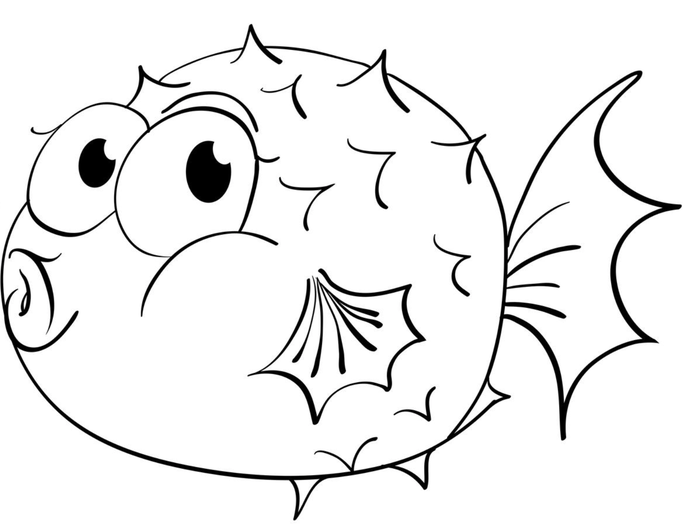
#> input picture resources/generatedAnimals/originalDoodle/fish.png, 692 x 529 px, shrunk from 1530 x 1168 before the run; its folder holds 4 pictures in this run
$ jupyter execute animalShapes.ipynb
#> lines starting #> are read from the running program, lines starting #| are printed output that depends on the picture; after the words box and inside, x2 and y2 are one past the last pixel; in counts of white or black regions, pixels touching at a corner belong together
### helperFunctions.py
import numpy as np
from functools import reduce, partial
from mpmath import mp
from mpmath import pi as Pi
from mpmath import sin as Sin
from mpmath import asin as Asin
from mpmath import sqrt as Sqrt
from multiprocessing import Pool

import datetime


dyadicMap = lambda x : (2 * x) % 1

# --------------------------------------
tau = 12
# --------------------------------------


# --------------------------------------
# convert between binary / decimal basis
# --------------------------------------
def decimalToBinary(decimalInitial, targetBinaryPrecision = tau):
    return reduce(lambda acc, _: [dyadicMap(acc[0]), acc[1] + ('0' if acc[0] < 0.5 else '1')],
                  range(targetBinaryPrecision),
                  [decimalInitial, ''])[1]

# [4 lines left out: function binaryToDecimal, not called in this run]


def binaryReducer(val):
    return int(val[1]) / mp.power(2, (val[0] + 1))

def binaryToDecFaster(binaryInitial):

    with Pool(8) as p:
        tt = p.map(binaryReducer, enumerate(binaryInitial))

    res = mp.mpf(0)
    for _ in tt:
        res += _

    return res
# --------------------------------------

# --------------------------------------
phiInv                 = lambda z: np.arcsin(np.sqrt(z)) / (2.0 * np.pi)
decimalToBinary_phiInv = lambda z: decimalToBinary(phiInv(z))
phi                    = lambda theta: Sin(theta * Pi * 2.0) ** 2
# --------------------------------------

# --------------------------------------
# decoding functions
# --------------------------------------

def dyadicDecoder(decimalInitial, k):
    return (2 ** (k * tau) * decimalInitial) % 1

def logisticDecoder(decimalInitial, k):
    return float(Sin(2 ** (k * tau) * Asin(Sqrt(decimalInitial))) ** 2)

def findInitialCondition(trainData):
    conjugateInitial_binary = ''.join(map(decimalToBinary_phiInv, trainData))

    necessaryPrecision = len(conjugateInitial_binary)
    assert tau * len(trainData) == necessaryPrecision

    # data is passed through sequentially so no need to worry
    # plus, all samples have the same size anyway
    # to be safe, these global settings should be handled more carefully with context managers

    mp.prec = necessaryPrecision
    print('significance = %d bits ; %d digits (base-10) ; ratio = %.3f\n' % (mp.prec, mp.dps, mp.prec / mp.dps))

    # conjugateInitial = binaryToDecimal(conjugateInitial_binary)
    conjugateInitial = binaryToDecFaster(conjugateInitial_binary)
    decimalInitial = phi(conjugateInitial)

    return decimalInitial

# --------------------------------------
def generateData(decimalInitial, howManyPoints):
    p_logisticDecoder = partial(logisticDecoder, decimalInitial)
    with Pool(8) as p:
        decodedValues = p.map(p_logisticDecoder, range(howManyPoints))
    return decodedValues
# --------------------------------------

### animalShapes.ipynb
### Choose animal

Possibilities are: (elephant, bird, turtle, fish)

[cell 1]
from PIL import Image

chosenAnimal = 'fish'

orininalImage = Image.open('resources/generatedAnimals/originalDoodle/%s.png' % chosenAnimal)
#> orininalImage is the input picture: PIL image 692x529 RGBA; mean R, G, B, A 238, 238, 238, 255
orininalImage

### Extract shape of contour

[cell 2]
import numpy as np

image = orininalImage.convert('L').point(lambda x : 0 if x > 100 else 255).convert('1')
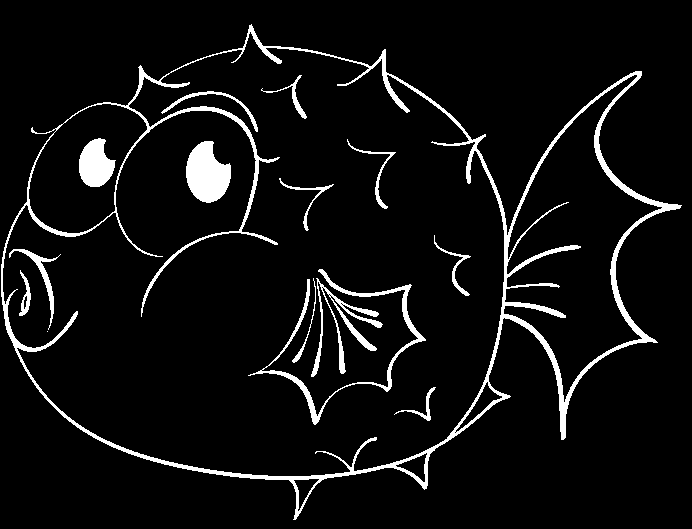
#> image: PIL image 692x529 1; 6.2% white; 15 white regions (1 under 20 px), largest, box (x1, y1, x2, y2) and area: (1, 24, 682, 520) 14019, (186, 141, 231, 203) 1949, (248, 269, 426, 425) 1834

img = np.rot90(np.asarray(image), k=3)
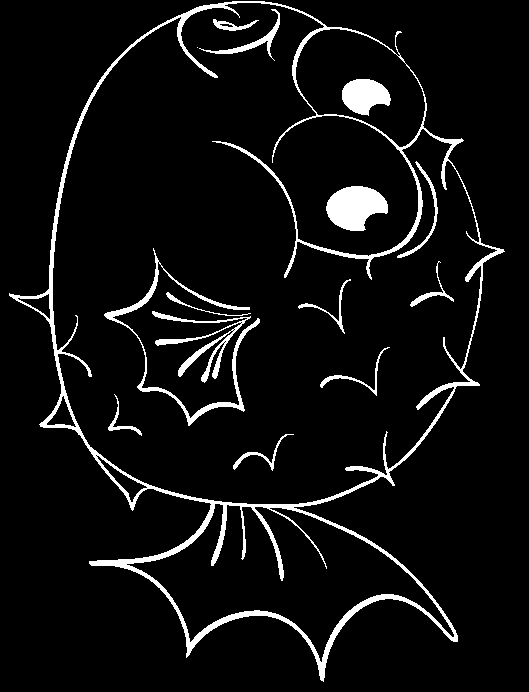
#> img: shape (692, 529) bool; 6.2% white; 15 white regions (1 under 20 px), largest, box (x1, y1, x2, y2) and area: (9, 1, 505, 682) 14019, (326, 186, 388, 231) 1949, (104, 248, 260, 426) 1834
width, height = img.shape
#> width = 692; height = 529
possiblePositions = list(zip(*np.where(img)))
#> possiblePositions = 22796 items

image

### Horizontal scan and select a random value from contour

[cell 3]
import pandas as pd
import matplotlib.pyplot as plt

sampleAndScale = lambda gr: gr['y'].sample().values[0] / height

data = pd.DataFrame(possiblePositions, columns=['x', 'y']).groupby('x').apply(sampleAndScale)
data = data.reindex(np.arange(0, width), fill_value=-10)

data = data[data > 0]
numbPoints = len(data)
#> numbPoints = 681
data.index = range(numbPoints)

plt.scatter(range(numbPoints), data, color='k', s=2)
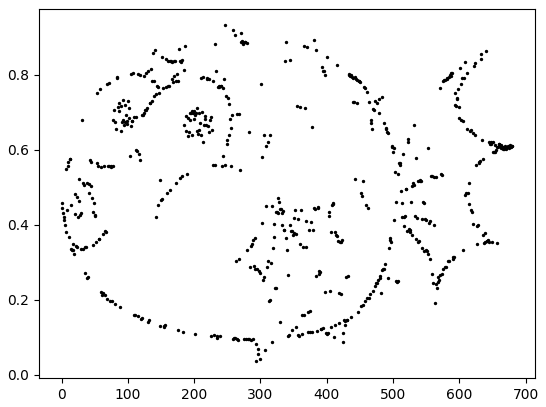
#> figure drawn by matplotlib, 1 panel

### Import all relevant functions and set value of $\tau$

[cell 4]
# set tau = 12

from helperFunctions import *

[cell 5]
decimalInitial = findInitialCondition(data)

[cell 6]
decimalInitial

[cell 7]
decodedValues = generateData(decimalInitial, len(data))
#> decodedValues = 681 values, max 0.931 at index 246, min 0.0358 at index 294, mean 0.508

[cell 8]
# decodedValues = list(filter(lambda x: x > 1 / 2 ** tau, decodedValues))

colorMap = {'elephant': 'darkblue', 'bird': 'darkorange', 'turtle': 'darkgreen', 'fish': 'red'}

[cell 9]
plt.figure(figsize=(6, 6))
plt.title(r'$\alpha$ = %.8f $\, \cdots$' % float(decimalInitial), {'size': 20, 'fontname':'serif'})
# darkgreen ; darkblue ; darkorange ; red
plt.scatter(range(len(decodedValues)), decodedValues, color=colorMap[chosenAnimal], s=5)
plt.axis('off');

from matplotlib import pyplot as mp

mp.savefig('resources/generatedAnimals/%s.png' % chosenAnimal, bbox_inches='tight')
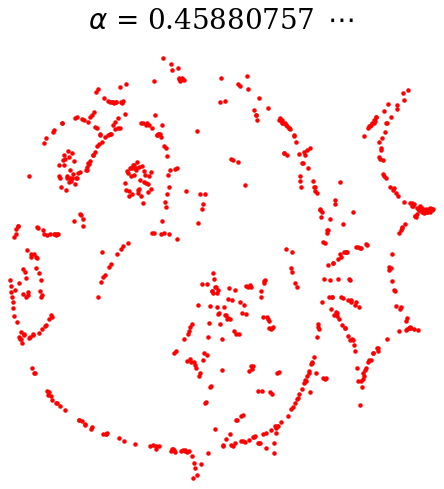
#> figure drawn by matplotlib, 1 panel
